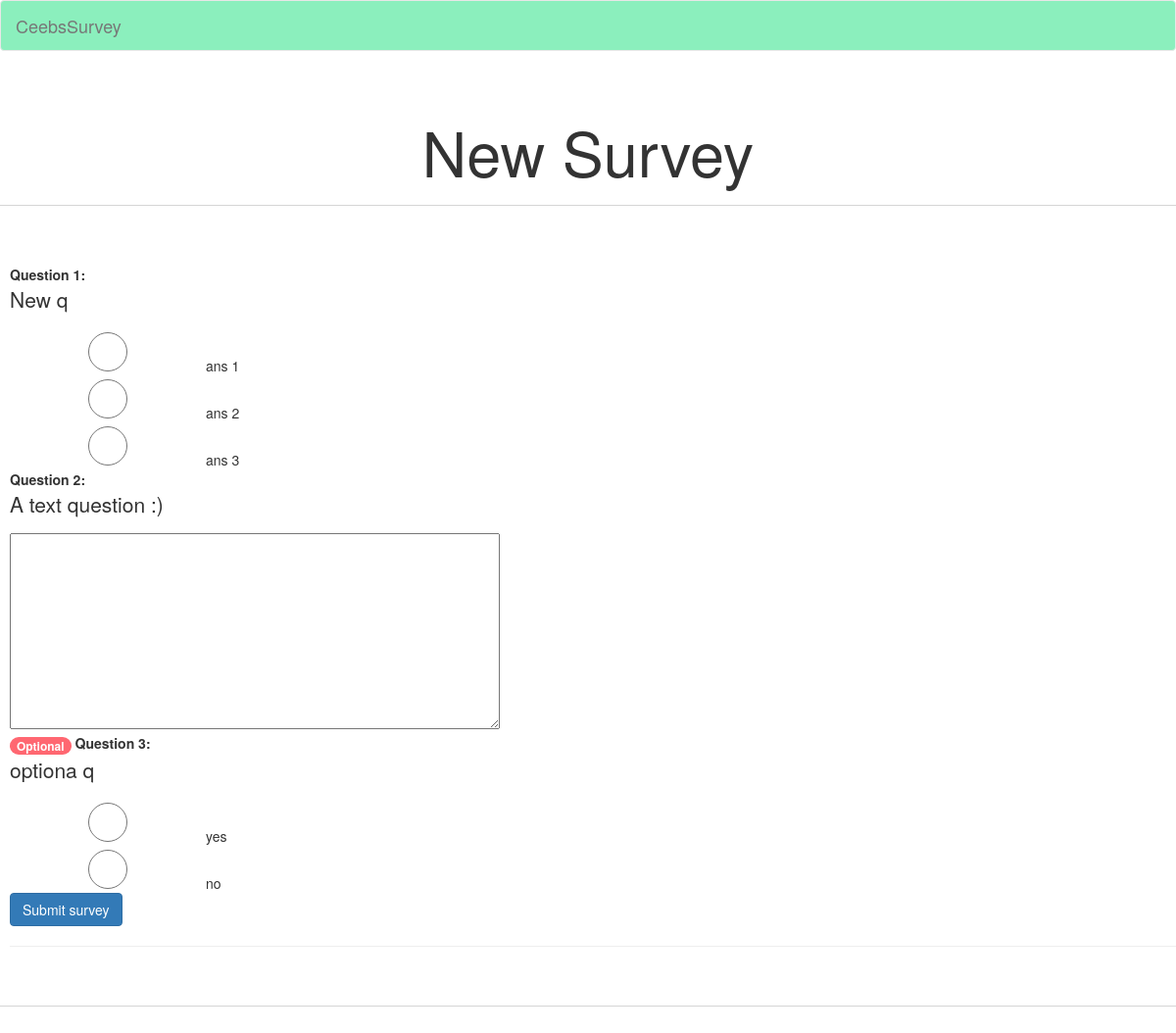
Page /survey/1 (signed in) on the committed database.
### tables this page shows
CREATE TABLE Surveys (
    ID INTEGER PRIMARY KEY AUTOINCREMENT,
    name VARCHAR(100) NOT NULL, status INTEGER NOT NULL,
    open VARCHAR(20), close VARCHAR(20)
    );

CREATE TABLE Questions (
    ID INTEGER PRIMARY KEY AUTOINCREMENT,
    question VARCHAR(200) NOT NULL, type VARCHAR(1) NOT NULL,
    isMandatory BOOLEAN NOT NULL, isDeleted BOOLEAN NOT NULL);

CREATE TABLE mcAnswers (
    ID INTEGER PRIMARY KEY,
    qID INTEGER NOT NULL,
    option VARCHAR(100) NOT NULL,
    FOREIGN KEY (qID) REFERENCES Questions (ID)
    ON DELETE CASCADE ON UPDATE CASCADE
    );

### routes.py (the view)
@app.route("/survey/<id>", methods=["GET", "POST"])
def takeSurvey(id):
    if (user.type != 3):
        return redirect("/")
    id = int(id)
    print("showing survey " + str(id))
    chosenSurvey = handle.getSurvey(id)
    for u in chosenSurvey.getCompleted():
        if str(user.getName()) == str(u):
            return redirect("/studentHome")
    qList = [handle.getQuestion(q) for q in chosenSurvey.getQuestions()]
    if request.method == "POST":
        currRes = handle.getResults(id)
        newAns = currRes.getAnswers()
        print("current format: ",newAns)
        types = currRes.getTypes()
        for i,currQ in enumerate(qList):
            try:
                inc = request.form[str(currQ.getID())]
            except:
                inc = ""
                if currQ.getisMandatory() == True:
                    return redirect("/studentHome")
            if inc != "":
                if currQ.getType() == 'm':
                    optionList = [str(a[0]) for a in currQ.getAnswers()]
                    print("option list; ",optionList)
                    newAns[i][optionList.index(inc)][1] += 1
                    pass #optional question
                else:
                    newAns[i] = [inc]
            print("newAns", newAns[i], " i ", i)
        print("adding to db",newAns)
        currRes.setAnswers(newAns)
        handle.updateResults(currRes)
        chosenSurvey.addCompleted(user.getName())
        handle.updateSurvey(chosenSurvey)
        return redirect("/thankyou")
    else:
        for q in qList:
            print(q.getType())
        return render_template("takeSurvey.html", qList = qList, survey = chosenSurvey)

### dbController.py (called while the page is built)
	def getSurvey(self, surveyID):
		survey = self._model.getSurvey(surveyID)
		survList = []
		for s in survey:
			s = list(s)
			if surveyID != None:
				s.insert(0,surveyID)
			sList = []
			for surv in self._model.getQRef(surveyID = s[sDict['id']]):
				sList.append(surv[0])
			s.append(copy.deepcopy(sList))
			sList = []
			for surv in self._model.getSurveyAllocation(surveyID = s[sDict['id']]):
				sList.append(surv[0])
			s.append(copy.deepcopy(sList))
			sList = []
			for surv in self._model.findCompleted(s[sDict['id']]):
				sList.append(surv[0])
			s.append(copy.deepcopy(sList))
			survList.append(s)
		return survList

	def getQuestion(self, qID):
		question = self._model.getQuestion(qID)
		qList = []
		for q in question:
			q = list(q)
			if qID != None:
				q.insert(0, qID)
			if q[qDict['type']] == 'm':
				qs = []
				for quest in self._model.getOptions(q[qDict['id']]):
					qs.append(quest)
				q.append(qs)
			qList.append(q)
		return qList

### dbHandle.py (called while the page is built)
	def getSurvey(self, surveyID):
		survey = self._controller.getSurvey(surveyID)
		if (survey == -1):
			return -1
		sList = []
		for surv in survey:
			s = Survey(surv[sDict['id']])
			s.setName(surv[sDict['name']])
			s.setStatus(surv[sDict['status']])
			s.setOpen(surv[sDict['open']])
			s.setClose(surv[sDict['close']])
			for q in surv[sDict['qs']]:
				s.addQuestion(q)
			for c in surv[sDict['class']]:
				s.addCourse(c)
			for student in surv[sDict['completed']]:
				s.addCompleted(student)
				s.setOpen(surv[sDict['open']])
				s.setClose(surv[sDict['close']])
			sList.append(s)
		if surveyID == None:
			return sList
		else:
			return sList[0]

	def getQuestion(self, qID):
		question = self._controller.getQuestion(qID)
		qList = []
		for quest in question:
			if (quest[qDict['type']] == 'm'):
				q = Question(quest[qDict['id']])
				for a in quest[qDict['option']]:
					q.addAnswer(a)
			elif(quest[qDict['type']] == 't'):
				q = Question(quest[qDict['id']])
			q.setType(quest[qDict['type']])
			q.setName(quest[qDict['name']])
			q.setMandatory(quest[qDict['isMandatory']])
			q.setDelete(quest[qDict['isDeleted']])
			qList.append(q)
		if qID == None:
			return qList
		else:
			return qList[0]

### dbModel.py (called while the page is built)
	def getSurvey(self, id):
		if (id == None):
			query = "SELECT * from Surveys"
			return self._getEverything(query)
		query = "SELECT name, status, open, close from Surveys where ID = ?"
		survey = self._getQuery(query,[id])
		return survey

### question.py (called while the page is built)
	def setDelete(self, val):
		self._isDeleted = val

### templates/takeSurvey.html (shortened to what this page needs)
<!DOCTYPE html>
<html>
<head>
  <link rel="stylesheet" href="https://maxcdn.bootstrapcdn.com/bootstrap/3.3.7/css/bootstrap.min.css">
  <link rel='stylesheet' href='../static/login.css?16.3'>
</head>
<body>
<nav class="navbar navbar-default">
      <a class="navbar-brand nav-list" href="/login">CeebsSurvey</a>
</nav>
<div id='page' class='jumbotron'>
	<h1>{{survey.getName()}}</h1>
	<hr>
  <br><br>
  <form method="post" id="mainForm" style="padding-left: 10px;">
      {% for q in qList%}
        {%if not q.getisMandatory()%}
<span class="badge badge-secondary">Optional</span>
          {% endif %}
  	   <b>Question {{(loop.index)|string()}}:</b>
       <br>
       <p>{{q.getName()}}</p>
       {%if q.getType()|string != 't'%}
        {%if q.getisMandatory() == 1%}
           {% for a in q.getAnswers() %}
             <input type="radio" name="{{q.getID()}}" value="{{a[0]}}" required>{{a[1]}}<br>
           {%endfor%}
        {%else%}
           {% for a in q.getAnswers() %}
             <input type="radio" name="{{q.getID()}}" value="{{a[0]}}">{{a[1]}}<br>
           {%endfor%}
        {%endif%}
       {%else%}
        {%if q.getisMandatory() == 1%}
          <textarea name="{{q.getID()}}" style="width:500px;height:200px;font-size:12pt;" form="mainForm" required></textarea><br>
        {%else%}
          <textarea name="{{q.getID()}}" style="width:500px;height:200px;font-size:12pt;" form="mainForm"></textarea><br>
        {%endif%}
       {%endif%}
      {%endfor%}
  	<button type="submit" class="btn btn-primary" name="survey" value="{{survey.getID()}}">Submit survey</button>
    <br><hr>
  </form>
<br>
<hr>
<br>
</div>
</body>
</html>

### static/login.css (style rules this page uses)
* { margin: 0px; padding: 0px; }
h1 { font-size: 80px; text-align: center; }
.badge-secondary { background-color: #ff6771; }
.navbar { margin: 0px 0px 0px 0px; background-color: #8BEFBD; color: #000000; }
#page { background-color: #FFFFFF; margin: 0px 0px 0px 0px; padding-bottom: 180%; }
input { display: inline-block; height: 40px; width: 200px; font-size: 20px; }

### rows in the picture
Surveys: getName "New Survey"
Questions: index "1", getName "New q"
mcAnswers: option "ans 1"
mcAnswers: option "ans 2"
mcAnswers: option "ans 3"
Questions: ID "2", getName "A text question :)"
Questions: shows "Optional", ID "3", getName "optiona q"
mcAnswers: option "yes"
mcAnswers: option "no"
